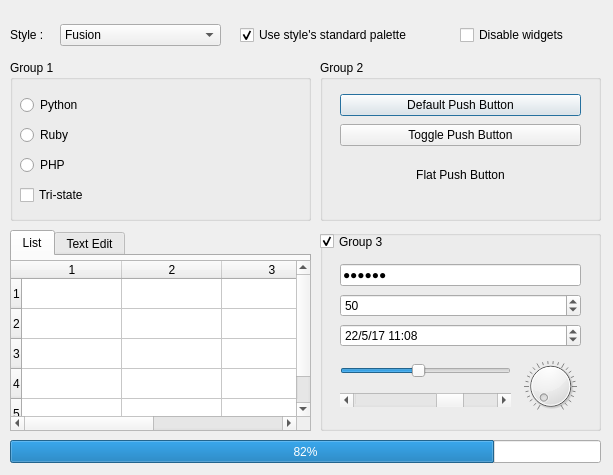
<?xml version="1.0" encoding="UTF-8"?>
<ui version="4.0">
 <class>Style</class>
 <widget class="QWidget" name="Style">
  <property name="geometry">
   <rect>
    <x>0</x>
    <y>0</y>
    <width>613</width>
    <height>475</height>
   </rect>
  </property>
  <property name="windowTitle">
   <string>Styles</string>
  </property>
  <widget class="QWidget" name="verticalLayoutWidget">
   <property name="geometry">
    <rect>
     <x>10</x>
     <y>20</y>
     <width>51</width>
     <height>31</height>
    </rect>
   </property>
   <layout class="QVBoxLayout" name="verticalLayout">
    <item>
     <widget class="QLabel" name="label">
      <property name="text">
       <string>&lt;html&gt;&lt;head/&gt;&lt;body&gt;&lt;p&gt;Style : &lt;/p&gt;&lt;/body&gt;&lt;/html&gt;</string>
      </property>
     </widget>
    </item>
   </layout>
  </widget>
  <widget class="QWidget" name="verticalLayoutWidget_2">
   <property name="geometry">
    <rect>
     <x>60</x>
     <y>20</y>
     <width>161</width>
     <height>31</height>
    </rect>
   </property>
   <layout class="QVBoxLayout" name="verticalLayout_2">
    <item>
     <widget class="QComboBox" name="comboBox">
      <item>
       <property name="text">
        <string>Fusion</string>
       </property>
      </item>
     </widget>
    </item>
   </layout>
  </widget>
  <widget class="QWidget" name="verticalLayoutWidget_3">
   <property name="geometry">
    <rect>
     <x>240</x>
     <y>20</y>
     <width>216</width>
     <height>31</height>
    </rect>
   </property>
   <layout class="QVBoxLayout" name="verticalLayout_3">
    <item>
     <widget class="QCheckBox" name="checkBox">
      <property name="toolTip">
       <string>&lt;html&gt;&lt;head/&gt;&lt;body&gt;&lt;p&gt;&lt;span style=&quot; text-decoration: underline;&quot;&gt;U&lt;/span&gt;se style's&lt;/p&gt;&lt;/body&gt;&lt;/html&gt;</string>
      </property>
      <property name="whatsThis">
       <string>&lt;html&gt;&lt;head/&gt;&lt;body&gt;&lt;p&gt;&lt;span style=&quot; text-decoration: underline;&quot;&gt;U&lt;/span&gt;&lt;/p&gt;&lt;p&gt;&lt;br/&gt;&lt;/p&gt;&lt;/body&gt;&lt;/html&gt;</string>
      </property>
      <property name="text">
       <string>Use style's standard palette</string>
      </property>
      <property name="checked">
       <bool>true</bool>
      </property>
     </widget>
    </item>
   </layout>
  </widget>
  <widget class="QGroupBox" name="groupBox">
   <property name="geometry">
    <rect>
     <x>10</x>
     <y>60</y>
     <width>301</width>
     <height>161</height>
    </rect>
   </property>
   <property name="inputMethodHints">
    <set>Qt::ImhHiddenText</set>
   </property>
   <property name="title">
    <string>Group 1</string>
   </property>
   <widget class="QGroupBox" name="groupBox_2">
    <property name="geometry">
     <rect>
      <x>300</x>
      <y>180</y>
      <width>301</width>
      <height>201</height>
     </rect>
    </property>
    <property name="title">
     <string>GroupBox</string>
    </property>
    <widget class="QWidget" name="verticalLayoutWidget_5">
     <property name="geometry">
      <rect>
       <x>10</x>
       <y>40</y>
       <width>160</width>
       <height>141</height>
      </rect>
     </property>
     <layout class="QVBoxLayout" name="verticalLayout_5">
      <item>
       <widget class="QRadioButton" name="radioButton_4">
        <property name="text">
         <string notr="true">Python</string>
        </property>
       </widget>
      </item>
      <item>
       <widget class="QRadioButton" name="radioButton_5">
        <property name="text">
         <string notr="true">Ruby</string>
        </property>
       </widget>
      </item>
      <item>
       <widget class="QRadioButton" name="radioButton_6">
        <property name="text">
         <string notr="true">PHP</string>
        </property>
       </widget>
      </item>
      <item>
       <widget class="QCheckBox" name="checkBox_3">
        <property name="text">
         <string>Tri-state</string>
        </property>
       </widget>
      </item>
     </layout>
    </widget>
   </widget>
   <widget class="QWidget" name="verticalLayoutWidget_13">
    <property name="geometry">
     <rect>
      <x>10</x>
      <y>30</y>
      <width>161</width>
      <height>31</height>
     </rect>
    </property>
    <layout class="QVBoxLayout" name="verticalLayout_11">
     <item>
      <widget class="QRadioButton" name="radioButton">
       <property name="text">
        <string notr="true">Python</string>
       </property>
       <property name="checked">
        <bool>false</bool>
       </property>
      </widget>
     </item>
    </layout>
   </widget>
   <widget class="QWidget" name="verticalLayoutWidget_14">
    <property name="geometry">
     <rect>
      <x>10</x>
      <y>60</y>
      <width>161</width>
      <height>31</height>
     </rect>
    </property>
    <layout class="QVBoxLayout" name="verticalLayout_14">
     <item>
      <widget class="QRadioButton" name="radioButton_3">
       <property name="text">
        <string notr="true">Ruby</string>
       </property>
      </widget>
     </item>
    </layout>
   </widget>
   <widget class="QWidget" name="verticalLayoutWidget_15">
    <property name="geometry">
     <rect>
      <x>10</x>
      <y>90</y>
      <width>161</width>
      <height>31</height>
     </rect>
    </property>
    <layout class="QVBoxLayout" name="verticalLayout_15">
     <item>
      <widget class="QRadioButton" name="radioButton_2">
       <property name="text">
        <string notr="true">PHP</string>
       </property>
       <property name="checked">
        <bool>false</bool>
       </property>
       <property name="autoRepeat">
        <bool>false</bool>
       </property>
      </widget>
     </item>
    </layout>
   </widget>
   <widget class="QWidget" name="verticalLayoutWidget_16">
    <property name="geometry">
     <rect>
      <x>10</x>
      <y>120</y>
      <width>161</width>
      <height>31</height>
     </rect>
    </property>
    <layout class="QVBoxLayout" name="verticalLayout_16">
     <item>
      <widget class="QCheckBox" name="checkBox_2">
       <property name="text">
        <string>Tri-state</string>
       </property>
       <property name="checkable">
        <bool>true</bool>
       </property>
       <property name="checked">
        <bool>false</bool>
       </property>
       <property name="tristate">
        <bool>true</bool>
       </property>
      </widget>
     </item>
    </layout>
   </widget>
  </widget>
  <widget class="QGroupBox" name="groupBox_3">
   <property name="geometry">
    <rect>
     <x>320</x>
     <y>60</y>
     <width>281</width>
     <height>161</height>
    </rect>
   </property>
   <property name="title">
    <string>Group 2</string>
   </property>
   <widget class="QGroupBox" name="groupBox_4">
    <property name="geometry">
     <rect>
      <x>300</x>
      <y>170</y>
      <width>301</width>
      <height>201</height>
     </rect>
    </property>
    <property name="title">
     <string>GroupBox</string>
    </property>
    <widget class="QWidget" name="verticalLayoutWidget_7">
     <property name="geometry">
      <rect>
       <x>10</x>
       <y>40</y>
       <width>160</width>
       <height>141</height>
      </rect>
     </property>
     <layout class="QVBoxLayout" name="verticalLayout_7">
      <item>
       <widget class="QRadioButton" name="radioButton_10">
        <property name="text">
         <string notr="true">Python</string>
        </property>
       </widget>
      </item>
      <item>
       <widget class="QRadioButton" name="radioButton_11">
        <property name="text">
         <string notr="true">Ruby</string>
        </property>
       </widget>
      </item>
      <item>
       <widget class="QRadioButton" name="radioButton_12">
        <property name="text">
         <string notr="true">PHP</string>
        </property>
       </widget>
      </item>
      <item>
       <widget class="QCheckBox" name="checkBox_5">
        <property name="text">
         <string>Tri-state</string>
        </property>
       </widget>
      </item>
     </layout>
    </widget>
   </widget>
   <widget class="QWidget" name="verticalLayoutWidget_4">
    <property name="geometry">
     <rect>
      <x>20</x>
      <y>30</y>
      <width>241</width>
      <height>31</height>
     </rect>
    </property>
    <layout class="QVBoxLayout" name="verticalLayout_4">
     <item>
      <widget class="QPushButton" name="pushButton_2">
       <property name="text">
        <string>Default Push Button</string>
       </property>
       <property name="autoDefault">
        <bool>false</bool>
       </property>
       <property name="default">
        <bool>true</bool>
       </property>
       <property name="flat">
        <bool>false</bool>
       </property>
      </widget>
     </item>
    </layout>
   </widget>
   <widget class="QWidget" name="verticalLayoutWidget_17">
    <property name="geometry">
     <rect>
      <x>20</x>
      <y>60</y>
      <width>241</width>
      <height>31</height>
     </rect>
    </property>
    <layout class="QVBoxLayout" name="verticalLayout_17">
     <item>
      <widget class="QPushButton" name="pushButton">
       <property name="text">
        <string>Toggle Push Button</string>
       </property>
       <property name="checkable">
        <bool>false</bool>
       </property>
       <property name="autoRepeat">
        <bool>false</bool>
       </property>
       <property name="autoDefault">
        <bool>false</bool>
       </property>
      </widget>
     </item>
    </layout>
   </widget>
   <widget class="QWidget" name="verticalLayoutWidget_18">
    <property name="geometry">
     <rect>
      <x>20</x>
      <y>100</y>
      <width>241</width>
      <height>31</height>
     </rect>
    </property>
    <layout class="QVBoxLayout" name="verticalLayout_18">
     <item>
      <widget class="QLabel" name="label_2">
       <property name="text">
        <string>&lt;html&gt;&lt;head/&gt;&lt;body&gt;&lt;p align=&quot;center&quot;&gt;Flat Push Button&lt;/p&gt;&lt;/body&gt;&lt;/html&gt;</string>
       </property>
      </widget>
     </item>
    </layout>
   </widget>
  </widget>
  <widget class="QGroupBox" name="groupBox_5">
   <property name="geometry">
    <rect>
     <x>320</x>
     <y>230</y>
     <width>281</width>
     <height>201</height>
    </rect>
   </property>
   <property name="title">
    <string/>
   </property>
   <widget class="QCheckBox" name="checkBox_4">
    <property name="geometry">
     <rect>
      <x>0</x>
      <y>0</y>
      <width>92</width>
      <height>23</height>
     </rect>
    </property>
    <property name="text">
     <string>Group 3</string>
    </property>
    <property name="checked">
     <bool>true</bool>
    </property>
   </widget>
   <widget class="QWidget" name="verticalLayoutWidget_19">
    <property name="geometry">
     <rect>
      <x>20</x>
      <y>30</y>
      <width>241</width>
      <height>31</height>
     </rect>
    </property>
    <layout class="QVBoxLayout" name="verticalLayout_19">
     <item>
      <widget class="QLineEdit" name="lineEdit">
       <property name="text">
        <string>ffffff</string>
       </property>
       <property name="echoMode">
        <enum>QLineEdit::Password</enum>
       </property>
      </widget>
     </item>
    </layout>
   </widget>
   <widget class="QWidget" name="verticalLayoutWidget_20">
    <property name="geometry">
     <rect>
      <x>20</x>
      <y>60</y>
      <width>241</width>
      <height>31</height>
     </rect>
    </property>
    <layout class="QVBoxLayout" name="verticalLayout_20">
     <item>
      <widget class="QSpinBox" name="spinBox">
       <property name="singleStep">
        <number>0</number>
       </property>
       <property name="value">
        <number>50</number>
       </property>
      </widget>
     </item>
    </layout>
   </widget>
   <widget class="QWidget" name="verticalLayoutWidget_21">
    <property name="geometry">
     <rect>
      <x>20</x>
      <y>90</y>
      <width>241</width>
      <height>31</height>
     </rect>
    </property>
    <layout class="QVBoxLayout" name="verticalLayout_21">
     <item>
      <widget class="QDateTimeEdit" name="dateTimeEdit">
       <property name="dateTime">
        <datetime>
         <hour>11</hour>
         <minute>8</minute>
         <second>0</second>
         <year>2017</year>
         <month>5</month>
         <day>22</day>
        </datetime>
       </property>
       <property name="time">
        <time>
         <hour>11</hour>
         <minute>8</minute>
         <second>0</second>
        </time>
       </property>
       <property name="currentSection">
        <enum>QDateTimeEdit::DaySection</enum>
       </property>
       <property name="displayFormat">
        <string>d/M/yy h:mm </string>
       </property>
       <property name="calendarPopup">
        <bool>false</bool>
       </property>
      </widget>
     </item>
    </layout>
   </widget>
   <widget class="QWidget" name="verticalLayoutWidget_23">
    <property name="geometry">
     <rect>
      <x>20</x>
      <y>160</y>
      <width>171</width>
      <height>21</height>
     </rect>
    </property>
    <layout class="QVBoxLayout" name="verticalLayout_23">
     <property name="sizeConstraint">
      <enum>QLayout::SetDefaultConstraint</enum>
     </property>
     <item>
      <widget class="QScrollBar" name="horizontalScrollBar">
       <property name="value">
        <number>70</number>
       </property>
       <property name="orientation">
        <enum>Qt::Horizontal</enum>
       </property>
      </widget>
     </item>
    </layout>
   </widget>
   <widget class="QWidget" name="verticalLayoutWidget_24">
    <property name="geometry">
     <rect>
      <x>200</x>
      <y>130</y>
      <width>61</width>
      <height>52</height>
     </rect>
    </property>
    <layout class="QVBoxLayout" name="verticalLayout_24">
     <item>
      <widget class="QDial" name="dial">
       <property name="wrapping">
        <bool>false</bool>
       </property>
       <property name="notchesVisible">
        <bool>true</bool>
       </property>
      </widget>
     </item>
    </layout>
   </widget>
   <widget class="QWidget" name="verticalLayoutWidget_22">
    <property name="geometry">
     <rect>
      <x>20</x>
      <y>130</y>
      <width>171</width>
      <height>21</height>
     </rect>
    </property>
    <layout class="QVBoxLayout" name="verticalLayout_22">
     <property name="sizeConstraint">
      <enum>QLayout::SetDefaultConstraint</enum>
     </property>
     <item>
      <widget class="QSlider" name="horizontalSlider">
       <property name="pageStep">
        <number>10</number>
       </property>
       <property name="value">
        <number>45</number>
       </property>
       <property name="orientation">
        <enum>Qt::Horizontal</enum>
       </property>
       <property name="tickPosition">
        <enum>QSlider::NoTicks</enum>
       </property>
       <property name="tickInterval">
        <number>0</number>
       </property>
      </widget>
     </item>
    </layout>
   </widget>
  </widget>
  <widget class="QProgressBar" name="progressBar">
   <property name="geometry">
    <rect>
     <x>10</x>
     <y>440</y>
     <width>591</width>
     <height>23</height>
    </rect>
   </property>
   <property name="value">
    <number>82</number>
   </property>
  </widget>
  <widget class="QWidget" name="verticalLayoutWidget_11">
   <property name="geometry">
    <rect>
     <x>460</x>
     <y>20</y>
     <width>135</width>
     <height>31</height>
    </rect>
   </property>
   <layout class="QVBoxLayout" name="verticalLayout_9">
    <item>
     <widget class="QCheckBox" name="checkBox_6">
      <property name="toolTip">
       <string>&lt;html&gt;&lt;head/&gt;&lt;body&gt;&lt;p&gt;&lt;span style=&quot; text-decoration: underline;&quot;&gt;U&lt;/span&gt;se style's&lt;/p&gt;&lt;/body&gt;&lt;/html&gt;</string>
      </property>
      <property name="whatsThis">
       <string>&lt;html&gt;&lt;head/&gt;&lt;body&gt;&lt;p&gt;&lt;span style=&quot; text-decoration: underline;&quot;&gt;U&lt;/span&gt;&lt;/p&gt;&lt;p&gt;&lt;br/&gt;&lt;/p&gt;&lt;/body&gt;&lt;/html&gt;</string>
      </property>
      <property name="text">
       <string>Disable widgets</string>
      </property>
     </widget>
    </item>
   </layout>
  </widget>
  <widget class="QWidget" name="verticalLayoutWidget_12">
   <property name="geometry">
    <rect>
     <x>10</x>
     <y>260</y>
     <width>301</width>
     <height>171</height>
    </rect>
   </property>
   <layout class="QVBoxLayout" name="verticalLayout_10">
    <item>
     <widget class="QTableWidget" name="tableWidget">
      <property name="dragDropOverwriteMode">
       <bool>true</bool>
      </property>
      <row>
       <property name="text">
        <string>1</string>
       </property>
      </row>
      <row>
       <property name="text">
        <string>2</string>
       </property>
      </row>
      <row>
       <property name="text">
        <string>3</string>
       </property>
      </row>
      <row>
       <property name="text">
        <string>4</string>
       </property>
      </row>
      <row>
       <property name="text">
        <string>5</string>
       </property>
      </row>
      <column>
       <property name="text">
        <string>1</string>
       </property>
      </column>
      <column>
       <property name="text">
        <string>2</string>
       </property>
      </column>
      <column>
       <property name="text">
        <string>3</string>
       </property>
      </column>
      <column>
       <property name="text">
        <string>4</string>
       </property>
      </column>
     </widget>
    </item>
   </layout>
  </widget>
  <widget class="QTabWidget" name="tabWidget">
   <property name="geometry">
    <rect>
     <x>10</x>
     <y>230</y>
     <width>301</width>
     <height>199</height>
    </rect>
   </property>
   <property name="currentIndex">
    <number>0</number>
   </property>
   <property name="documentMode">
    <bool>false</bool>
   </property>
   <property name="tabsClosable">
    <bool>false</bool>
   </property>
   <property name="movable">
    <bool>false</bool>
   </property>
   <property name="tabBarAutoHide">
    <bool>false</bool>
   </property>
   <widget class="QWidget" name="tab_2">
    <attribute name="title">
     <string>List</string>
    </attribute>
   </widget>
   <widget class="QWidget" name="tab">
    <attribute name="title">
     <string>Text Edit</string>
    </attribute>
   </widget>
  </widget>
  <zorder>tabWidget</zorder>
  <zorder>verticalLayoutWidget</zorder>
  <zorder>verticalLayoutWidget_2</zorder>
  <zorder>verticalLayoutWidget_3</zorder>
  <zorder>groupBox</zorder>
  <zorder>groupBox_3</zorder>
  <zorder>groupBox_5</zorder>
  <zorder>progressBar</zorder>
  <zorder>verticalLayoutWidget_11</zorder>
  <zorder>verticalLayoutWidget_12</zorder>
 </widget>
 <resources/>
 <connections/>
</ui>
